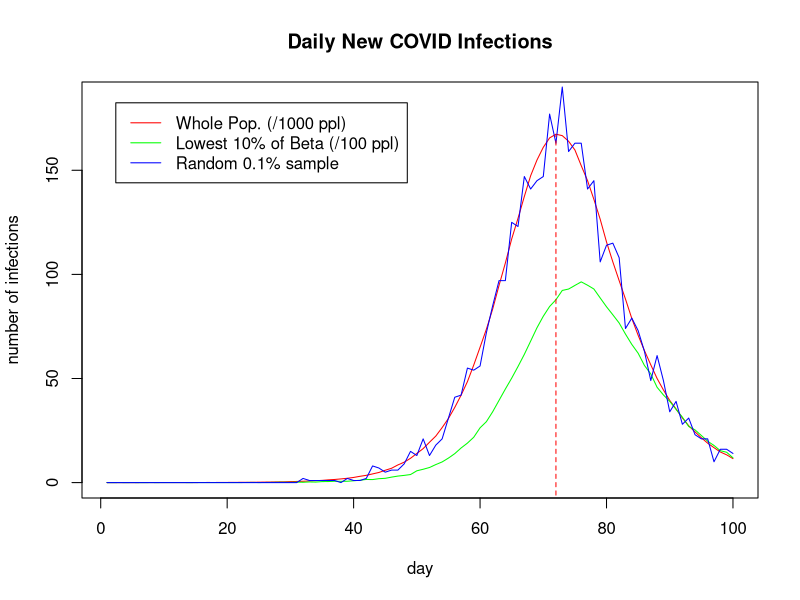

Source code (R): (Note: this script raises an error after producing the figure.)
# Write a bit here about the code in general and explain SEIR

model <- function(n=5500000, E0=10, t=100, gamma=1/3, delta=1/5, lambda=0.4/n) {
# covid transmission simulation model
# n = population size; E0 = initially exposed; t = number of days;
# gamma = daily prob E -> I; delta = daily prob I -> R;
# lambda = overall viral infectivity parameter

x <- rep(0, n) # vector representing population
x[1:E0] <- 1 # expose an initial number of people

# vectors of number of people in each state each day, and:
# N, the number of new infections per day,
# N0.1, " " in the lowest 10% of beta values
# NR, " " in a random 0.1% sample of the population
S <- E <- I <- R <- N <- N0.1 <- NR <- rep(0, t) 

S[1] <- n-E0; E[1] <- E0 # set initial values to the correct numbers in the S/E vectors
beta <- rlnorm(n, 0, 0.5); beta <- beta/mean(beta) # relative contact rates of population

beta0.1 <- quantile(beta, 0.1) # find 10% quantile of beta values 
SAMPLE <- sample(n, size=n/1000, replace=FALSE) # random 0.1% sample

for (i in 2:t) { # loop over days

        # generating u from the [0,1] uniform distribution to represent
        # the probability, for example, of delta
        u <- runif(n) 

        # I -> R with prob delta = 1/5
        x[x==2 & u<delta] <- 3

        # E -> I with prob gamma = 1/3
        x[x==1 & u<gamma] <- 2

        # S -> E with prob lambda*beta[j]*sum(beta[i])
        se <- x==0 & u<lambda*beta*sum(beta[x==2])
        x[se] <- 1
        # this can also be use to find the number of new infections per day
        N[i] <- sum(se) 
        # and those in the lowest 10% of beta values
        N0.1[i] <- sum(se & beta<beta0.1) 
        # new daily infections for random 0.1% sample
        NR[i] <- sum(se[SAMPLE])

        S[i] <- sum(x==0); E[i] <- sum(x==1)
        I[i] <- sum(x==2); R[i] <- sum(x==3) # update SEIR trajectories

}

return(list(S=S, E=E, I=I, R=R, beta=beta, N=N, N0.1=N0.1, NR=NR))

}

SEIR <- model() # generate trajectories


# in the following plots I standardised the trajectories by scaling down to the smallest
# size of population we examined - the random 0.1% sample. This means dividing the daily
# new infection numbers by 1000, in the case of the whole population, and 100 in the case of
# the lowest 10% of beta values.

N_std <- SEIR$N / 1000
N0.1_std <- SEIR$N0.1 / 100
NR_std <- SEIR$NR

# days upon which trajectories reach their maximum
N_maxday <- which(N_std == max(N_std))
N0.1_maxday <- which(N0.1_std == max(N0.1_std))
NR_maxday <- which(NR_std == max(NR_std))

c <- rainbow(3) # colours for lines

# plot daily new infections for whole pop., title, axis labels and y-limit
plot(1:100, N_std, 'l', col=c[1], main="Daily New COVID Infections", xlab="day", ylab="number of infections", ylim=c(0,185)) 
lines(1:100, N0.1_std, col=c[2])
lines(1:100, NR_std, col=c[3]) # add other two daily infections data to the same plot

legend("topleft", inset=.05, legend = c("Whole Pop. (/1000 ppl)","Lowest 10% of Beta (/100 ppl)", "Random 0.1% sample"), col = c, lty=1) 

# vertical lines indicating days at which maxima are attained
y1 <- -10:floor(max(N_std)); y2 <- -10:floor(max(N0.1_std)); y3 <- -10:max(NR_std)
lines(rep(N_maxday, length(y1)), y1, col=c[1], lty=2)
lines(rep(N0.1_maxday, length(y1)), y2, col=c[1], lty=2)
lines(rep(NR_maxday, length(y1)), y3, col=c[1], lty=2)


# running 10 replicate simulations to visualise the variability

SEIR <- vector(mode="list", length=10) # create empty list to store simulation results
N <- vector(mode="list", length=10)
for (i in 1:10) { # run 10 simulations

        SEIR[[i]] <- model() # generate trajectories and store in the list
        N[[i]] <- SEIR[[i]]$N

}

N_max <- N_min <- rep(0, 100)

for (i in 1:100) {

        N_max[i] <- max(SEIR[[1]]$N[i], SEIR[[2]]$N[i], ... , SEIR[[10]]$N[i])
        N_min[i] <- min(SEIR[[1]]$N[i], ... , SEIR[[10]]$N[i])

}







